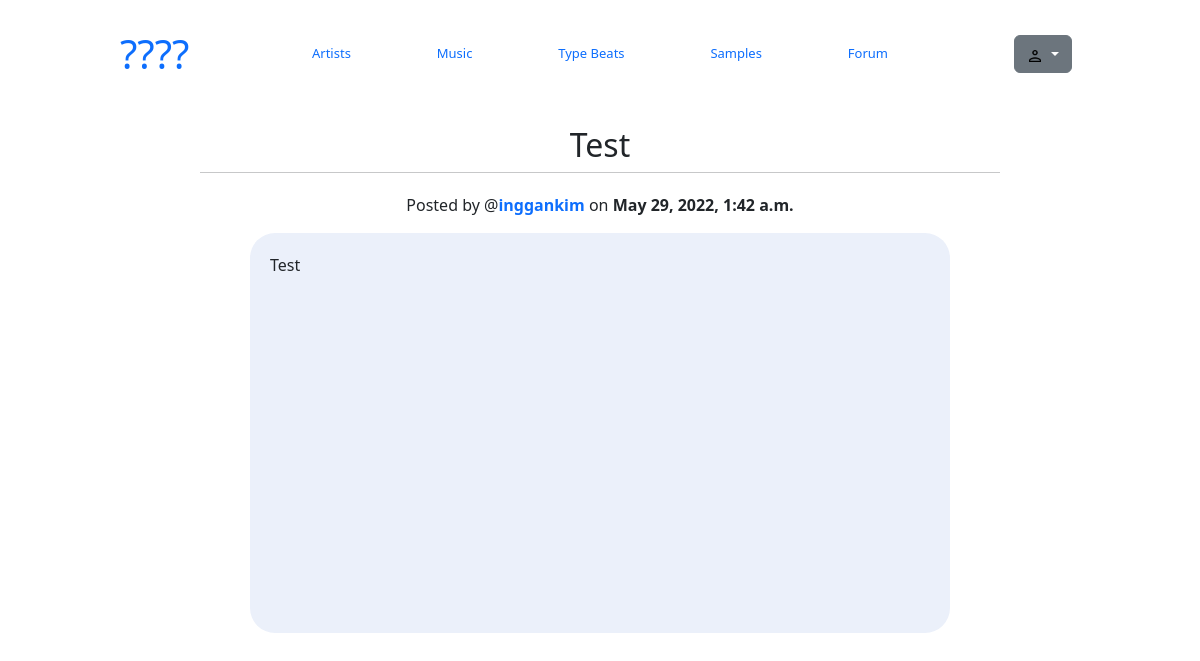
The app's page /ercf/post/37 with its own data.
### ercf/models.py (models this page shows, shortened)
class Post(models.Model):
    title = models.CharField(max_length=100)
    topic = models.ForeignKey(Topic, on_delete=models.SET_NULL, null=True)
    author = models.ForeignKey(User, on_delete=models.CASCADE)
    content = models.TextField(max_length=10000)
    date_posted = models.DateTimeField(auto_now_add=True)
    date_updated = models.DateTimeField(auto_now=True)
    author_identity = models.TextField()

### ercf/views.py (the view, shortened to what this page needs)
# urls.py: path('post/<str:pk>', views.post, name='post'),
def post(request, pk):
    post = Post.objects.get(id=pk)
    form = ReviewForm()
    reviews = Review.objects.all().order_by("-id")
    context = {"form": form, "review_count": reviews.count(), "reviews": reviews, "form": form, "post": post}
    return render(request, 'ercf/post.html', context)

### ercf/templates/ercf/post.html (shortened to what this page needs)
{% extends "ercf/layout.html" %}
{% load static %}
{% block body %}
<div style="margin-top:-80px;">
    <h2 style="text-align: center;">{{post.title}}</h2>
    <hr style="margin: auto auto; width: 800px;">
    <div class="description">
        <p>Posted by @<a href="{% url 'ercf:view_user' post.author_identity %}"><b>{{post.author}}</b></a> on <b>{{post.date_posted}}</b></p>
    </div>
    <div class="content">
        <p>{{post.content}}</p>
    </div>
<br/>
</div>
{% endblock %}

### ercf/templates/ercf/navbar.html (style rules this page uses)
a { text-decoration: none; }

### ercf/templates/ercf/post.html (style rules this page uses)
.description p { margin-right: 50px; margin-left: 50px; text-align: center; }
hr { margin: auto auto; padding: 10px; width: 800px; }
.content p { padding: 20px; text-align:left; }
.content { background: rgb(235, 240, 250); width: 700px; height: 400px; margin: auto auto; border-radius: 25px; }

### records on screen
Post: title "Test", author "inggankim", date_posted "May 29, 2022, 1:42 a.m.", content "Test"
